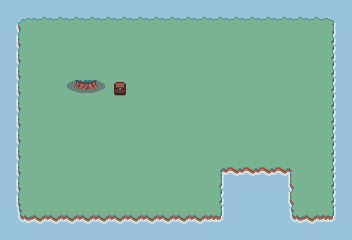

Tiled map render using the project's own tile images. Description and the whole map definition, tile-layer contents included, below:
An orthogonal 22x15 tile map with 16x16 px tiles, 3 tile layers (Ground, Ground Level 2, Solid), 3 tilesets and 12 objects (6x BoxCollider).

<map version="1.9" tiledversion="1.9.2" orientation="orthogonal" renderorder="right-down" width="22" height="15" tilewidth="16" tileheight="16" infinite="0" nextlayerid="10" nextobjectid="35">
 <tileset firstgid="1" name="Kenny RPG Urban Pack" tilewidth="16" tileheight="16" tilecount="486" columns="27">
  <image source="tilemap_packed.png" width="432" height="288" />
  <tile id="50">
   <properties>
    <property name="AnimationStrategy" value="loop" />
   </properties>
   <animation>
    <frame tileid="23" duration="120" />
    <frame tileid="50" duration="120" />
    <frame tileid="77" duration="100" />
   </animation>
  </tile>
 </tileset>
 <tileset firstgid="487" source="peaceful_plains-tiles.tsx" />
 <tileset firstgid="707" source="tileset-2.tsx" />
 <layer id="1" name="Ground" width="22" height="15">
  <data encoding="csv">
759,759,759,759,759,759,759,759,759,759,759,759,759,759,759,759,759,759,759,759,759,759,
759,743,744,744,744,744,744,744,744,744,744,744,744,744,744,744,744,744,744,744,745,759,
759,755,726,726,726,726,726,756,756,756,756,756,756,756,756,756,756,756,756,756,757,759,
759,755,726,726,726,726,726,756,756,756,756,756,756,756,756,756,756,756,756,756,757,759,
759,755,726,726,726,726,756,756,756,756,756,756,756,756,756,756,756,756,756,756,757,759,
759,755,726,726,726,726,726,756,756,756,756,756,756,756,756,756,756,756,756,756,757,759,
759,755,756,756,756,756,726,756,756,756,756,756,756,756,756,756,756,756,756,756,757,759,
759,755,756,756,756,756,756,756,756,756,756,756,756,756,756,756,756,756,756,756,757,759,
759,755,756,756,756,756,756,756,756,756,756,756,756,756,756,756,756,756,756,756,757,759,
759,755,756,756,756,756,756,756,756,756,756,756,756,756,756,756,756,756,756,756,757,759,
759,755,756,756,756,756,756,756,756,756,756,756,756,746,747,747,747,747,748,756,757,759,
759,755,756,756,756,756,756,756,756,756,756,756,756,758,759,759,759,759,760,756,757,759,
759,755,756,756,756,756,756,756,756,756,756,756,756,757,759,759,759,759,760,756,757,759,
759,767,768,768,768,768,768,768,768,768,768,768,768,769,759,759,759,759,767,768,769,759,
759,759,759,759,759,759,759,759,759,759,759,759,759,759,759,759,759,759,759,759,759,759
</data>
 </layer>
 <layer id="9" name="Ground Level 2" width="22" height="15">
  <data encoding="csv">
0,0,0,0,0,0,0,0,0,0,0,0,0,0,0,0,0,0,0,0,0,0,
0,0,0,0,0,0,0,0,0,0,0,0,0,0,0,0,0,0,0,0,0,0,
0,0,0,0,0,0,0,0,0,0,0,0,0,0,0,0,0,0,0,0,0,0,
0,0,0,0,0,0,0,0,0,0,0,0,0,0,0,0,0,0,0,0,0,0,
0,0,0,0,0,0,0,0,0,0,0,0,0,0,0,0,0,0,0,0,0,0,
0,0,0,0,785,0,787,0,0,0,0,0,0,0,0,0,0,0,0,0,0,0,
0,0,0,0,0,0,0,0,0,0,0,0,0,0,0,0,0,0,0,0,0,0,
0,0,0,0,0,0,0,0,0,0,0,0,0,0,0,0,0,0,0,0,0,0,
0,0,0,0,0,0,0,0,0,0,0,0,0,0,0,0,0,0,0,0,0,0,
0,0,0,0,0,0,0,0,0,0,0,0,0,0,0,0,0,0,0,0,0,0,
0,0,0,0,0,0,0,0,0,0,0,0,0,0,0,0,0,0,0,0,0,0,
0,0,0,0,0,0,0,0,0,0,0,0,0,0,0,0,0,0,0,0,0,0,
0,0,0,0,0,0,0,0,0,0,0,0,0,0,0,0,0,0,0,0,0,0,
0,0,0,0,0,0,0,0,0,0,0,0,0,0,0,0,0,0,0,0,0,0,
0,0,0,0,0,0,0,0,0,0,0,0,0,0,0,0,0,0,0,0,0,0
</data>
 </layer>
 <layer id="2" name="Solid" width="22" height="15">
  <properties>
   <property name="solid" type="bool" value="true" />
  </properties>
  <data encoding="csv">
0,0,0,0,0,0,0,0,0,0,0,0,0,0,0,0,0,0,0,0,0,0,
0,0,0,0,0,0,0,0,0,0,0,0,0,0,0,0,0,0,0,0,0,0,
0,0,0,0,0,0,0,0,0,0,0,0,0,0,0,0,0,0,0,0,0,0,
0,0,0,0,0,0,0,0,0,0,0,0,0,0,0,0,0,0,0,0,0,0,
0,0,0,0,0,0,0,0,0,0,0,0,0,0,0,0,0,0,0,0,0,0,
0,0,0,0,0,786,0,553,0,0,0,0,0,0,0,0,0,0,0,0,0,0,
0,0,0,0,0,0,0,0,0,0,0,0,0,0,0,0,0,0,0,0,0,0,
0,0,0,0,0,0,0,0,0,0,0,0,0,0,0,0,0,0,0,0,0,0,
0,0,0,0,0,0,0,0,0,0,0,0,0,0,0,0,0,0,0,0,0,0,
0,0,0,0,0,0,0,0,0,0,0,0,0,0,0,0,0,0,0,0,0,0,
0,0,0,0,0,0,0,0,0,0,0,0,0,0,0,0,0,0,0,0,0,0,
0,0,0,0,0,0,0,0,0,0,0,0,0,0,0,0,0,0,0,0,0,0,
0,0,0,0,0,0,0,0,0,0,0,0,0,0,0,0,0,0,0,0,0,0,
0,0,0,0,0,0,0,0,0,0,0,0,0,0,0,0,0,0,0,0,0,0,
0,0,0,0,0,0,0,0,0,0,0,0,0,0,0,0,0,0,0,0,0,0
</data>
 </layer>
 <objectgroup id="7" name="Objects">
  <properties>
   <property name="excalibur" type="bool" value="true" />
  </properties>
  <object id="16" class="BoxCollider" x="6.66667" y="14.6667" width="16.6667" height="209.333">
   <properties>
    <property name="CollisionType" value="Fixed" />
   </properties>
  </object>
  <object id="34" class="BoxCollider" x="218" y="165.333" width="78" height="45.333">
   <properties>
    <property name="CollisionType" value="Fixed" />
   </properties>
  </object>
  <object id="33" class="BoxCollider" x="290.667" y="212" width="36" height="10">
   <properties>
    <property name="CollisionType" value="Fixed" />
   </properties>
  </object>
  <object id="31" class="BoxCollider" x="23.3333" y="212" width="200.667" height="11.9997">
   <properties>
    <property name="CollisionType" value="Fixed" />
   </properties>
  </object>
  <object id="30" class="BoxCollider" x="24" y="13.3334" width="301.333" height="8.66633">
   <properties>
    <property name="CollisionType" value="Fixed" />
   </properties>
  </object>
  <object id="27" class="BoxCollider" x="326.667" y="13.3334" width="12" height="209.333">
   <properties>
    <property name="CollisionType" value="Fixed" />
   </properties>
  </object>
  <object id="20" gid="763" x="96.3333" y="63.9849" width="16" height="16" />
  <object id="21" gid="762" x="80.4318" y="64.1969" width="16" height="16" />
  <object id="22" gid="761" x="64.606" y="64.1212" width="16" height="16" />
  <object id="23" gid="773" x="64.518" y="80.0767" width="16" height="16" />
  <object id="24" gid="774" x="80.5531" y="80.0644" width="16" height="16" />
  <object id="26" gid="775" x="96.5795" y="80.0909" width="16" height="16" />
 </objectgroup>
</map>
